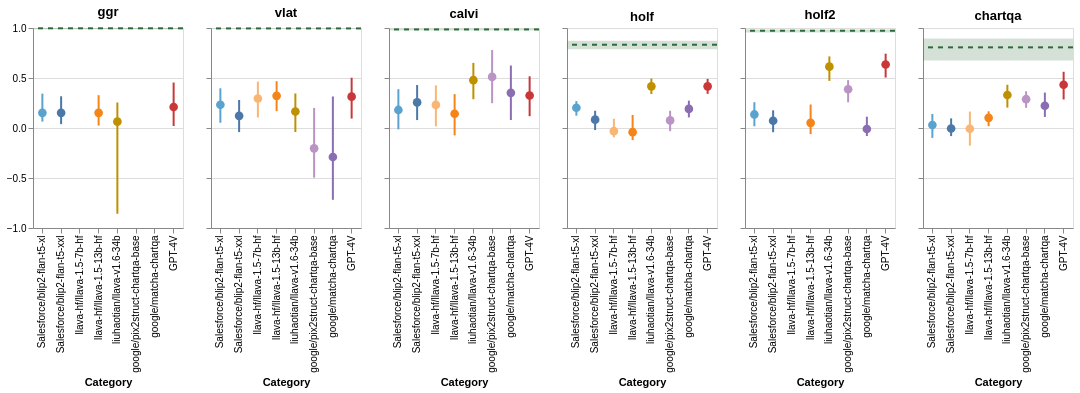

Here is the notebook cell this chart was saved with:
### Markdown cell above
### Correlation Error Bars

### Code cell
def create_human_machine_correlation_figure(correlation_df, tests, domain_order, domain_color=[]):
    """ Generate chart for point estimate and confidence intervals overlayed with item level scatteplots
    """
    charts = []
    for test in tests:
        df = correlation_df[correlation_df['test'] == test].copy()

        if test != 'ggr':
            axis =  alt.Axis(labels=False)
        else:
            axis = alt.Axis()
        
        mean_point_plot = alt.Chart(df).mark_point(filled=True, size=75, opacity=1).encode(
            x=alt.X('model:N', title='Category', scale=alt.Scale(domain=domain_order)),
            y=alt.Y('correlation:Q', title='', scale=alt.Scale(domain=[-1, 1]), axis=axis),
            color=alt.Color('model:N', scale=alt.Scale(domain=domain_order, range=domain_color), legend=None),
        )
        
        error_bars = alt.Chart(df).mark_rule(strokeWidth=2).encode(
            x=alt.X('model:N'),
            y=alt.Y('lower_correlation:Q'),
            y2='upper_correlation:Q',
            color=alt.Color('model:N', scale=alt.Scale(domain=domain_order, range=domain_color), legend=None)
        )

        split_half_band = alt.Chart(df[df['model'] == 'Human']).mark_rect(color=model_configs[-1]['color'], opacity=0.2).encode(
            y=alt.Y(f'lower_correlation:Q'),
            y2=(f'upper_correlation:Q'),
        )
    
        split_half_mean = alt.Chart(df[df['model'] == 'Human']).mark_rule(color=model_configs[-1]['color'], strokeDash=[5, 5]).encode(
            y=alt.Y(f'correlation:Q'),
            strokeWidth=alt.value(2)
        )

        if len(test) > 7:
            test = test[:7]
        
        chart = (mean_point_plot + error_bars + split_half_band + split_half_mean).properties(height=200, width=150, title=test)

        charts.append(chart)


    return alt.hconcat(*charts) #.resolve_scale(color='independent')

tests = ['ggr', 'vlat', 'calvi', 'holf', 'holf2', 'chartqa-test-continuous-human']
domain_order = [mc['model'] for mc in model_configs if mc['model'] != 'Human']
domain_color = [mc['color'] for mc in model_configs if mc['model'] != 'Human']

correlation_df = pd.concat([
    human_model_correlation_df,
    human_human_correlation_df
])

human_machine_correlation_figure = create_human_machine_correlation_figure(
    correlation_df,
    tests=tests,
    domain_order=domain_order, 
    domain_color=domain_color,
)
human_machine_correlation_figure.save("./figures/human_machine_correlation.pdf")
human_machine_correlation_figure

### Figure 1 — Vega-Lite specification as saved in the notebook (floating-point values rounded to 4 significant figures)
{"config": {"view": {"continuousWidth": 300, "continuousHeight": 300}}, "hconcat": [{"layer": [{"mark": {"type": "point", "filled": true, "opacity": 1, "size": 75}, "encoding": {"color": {"field": "model", "legend": null, "scale": {"domain": ["Salesforce/blip2-flan-t5-xl", "Salesforce/blip2-flan-t5-xxl", "llava-hf/llava-1.5-7b-hf", "llava-hf/llava-1.5-13b-hf", "liuhaotian/llava-v1.6-34b", "google/pix2struct-chartqa-base", "google/matcha-chartqa", "GPT-4V"], "range": ["#5ba3cf", "#4c78a8", "#f9b574", "#f58518", "#BF9000", "#ba94c4", "#8b6db2", "#c93739"]}, "type": "nominal"}, "x": {"field": "model", "scale": {"domain": ["Salesforce/blip2-flan-t5-xl", "Salesforce/blip2-flan-t5-xxl", "llava-hf/llava-1.5-7b-hf", "llava-hf/llava-1.5-13b-hf", "liuhaotian/llava-v1.6-34b", "google/pix2struct-chartqa-base", "google/matcha-chartqa", "GPT-4V"]}, "title": "Category", "type": "nominal"}, "y": {"axis": {}, "field": "correlation", "scale": {"domain": [-1, 1]}, "title": "", "type": "quantitative"}}}, {"mark": {"type": "rule", "strokeWidth": 2}, "encoding": {"color": {"field": "model", "legend": null, "scale": {"domain": ["Salesforce/blip2-flan-t5-xl", "Salesforce/blip2-flan-t5-xxl", "llava-hf/llava-1.5-7b-hf", "llava-hf/llava-1.5-13b-hf", "liuhaotian/llava-v1.6-34b", "google/pix2struct-chartqa-base", "google/matcha-chartqa", "GPT-4V"], "range": ["#5ba3cf", "#4c78a8", "#f9b574", "#f58518", "#BF9000", "#ba94c4", "#8b6db2", "#c93739"]}, "type": "nominal"}, "x": {"field": "model", "type": "nominal"}, "y": {"field": "lower_correlation", "type": "quantitative"}, "y2": {"field": "upper_correlation"}}}, {"data": {"name": "data-800db251efb0466f687efd148456b38c"}, "mark": {"type": "rect", "color": "#2e693b", "opacity": 0.2}, "encoding": {"y": {"field": "lower_correlation", "type": "quantitative"}, "y2": {"field": "upper_correlation"}}}, {"data": {"name": "data-800db251efb0466f687efd148456b38c"}, "mark": {"type": "rule", "color": "#2e693b", "strokeDash": [5, 5]}, "encoding": {"strokeWidth": {"value": 2}, "y": {"field": "correlation", "type": "quantitative"}}}], "data": {"name": "data-1bc074a68d6698eb52eb74a261c3728d"}, "height": 200, "title": "ggr", "width": 150}, {"layer": [{"mark": {"type": "point", "filled": true, "opacity": 1, "size": 75}, "encoding": {"color": {"field": "model", "legend": null, "scale": {"domain": ["Salesforce/blip2-flan-t5-xl", "Salesforce/blip2-flan-t5-xxl", "llava-hf/llava-1.5-7b-hf", "llava-hf/llava-1.5-13b-hf", "liuhaotian/llava-v1.6-34b", "google/pix2struct-chartqa-base", "google/matcha-chartqa", "GPT-4V"], "range": ["#5ba3cf", "#4c78a8", "#f9b574", "#f58518", "#BF9000", "#ba94c4", "#8b6db2", "#c93739"]}, "type": "nominal"}, "x": {"field": "model", "scale": {"domain": ["Salesforce/blip2-flan-t5-xl", "Salesforce/blip2-flan-t5-xxl", "llava-hf/llava-1.5-7b-hf", "llava-hf/llava-1.5-13b-hf", "liuhaotian/llava-v1.6-34b", "google/pix2struct-chartqa-base", "google/matcha-chartqa", "GPT-4V"]}, "title": "Category", "type": "nominal"}, "y": {"axis": {"labels": false}, "field": "correlation", "scale": {"domain": [-1, 1]}, "title": "", "type": "quantitative"}}}, {"mark": {"type": "rule", "strokeWidth": 2}, "encoding": {"color": {"field": "model", "legend": null, "scale": {"domain": ["Salesforce/blip2-flan-t5-xl", "Salesforce/blip2-flan-t5-xxl", "llava-hf/llava-1.5-7b-hf", "llava-hf/llava-1.5-13b-hf", "liuhaotian/llava-v1.6-34b", "google/pix2struct-chartqa-base", "google/matcha-chartqa", "GPT-4V"], "range": ["#5ba3cf", "#4c78a8", "#f9b574", "#f58518", "#BF9000", "#ba94c4", "#8b6db2", "#c93739"]}, "type": "nominal"}, "x": {"field": "model", "type": "nominal"}, "y": {"field": "lower_correlation", "type": "quantitative"}, "y2": {"field": "upper_correlation"}}}, {"data": {"name": "data-f57846987a2c4b8a73d1e2e94d40fdce"}, "mark": {"type": "rect", "color": "#2e693b", "opacity": 0.2}, "encoding": {"y": {"field": "lower_correlation", "type": "quantitative"}, "y2": {"field": "upper_correlation"}}}, {"data": {"name": "data-f57846987a2c4b8a73d1e2e94d40fdce"}, "mark": {"type": "rule", "color": "#2e693b", "strokeDash": [5, 5]}, "encoding": {"strokeWidth": {"value": 2}, "y": {"field": "correlation", "type": "quantitative"}}}], "data": {"name": "data-510d732c69b9eb3855fbd1269fe2189a"}, "height": 200, "title": "vlat", "width": 150}, {"layer": [{"mark": {"type": "point", "filled": true, "opacity": 1, "size": 75}, "encoding": {"color": {"field": "model", "legend": null, "scale": {"domain": ["Salesforce/blip2-flan-t5-xl", "Salesforce/blip2-flan-t5-xxl", "llava-hf/llava-1.5-7b-hf", "llava-hf/llava-1.5-13b-hf", "liuhaotian/llava-v1.6-34b", "google/pix2struct-chartqa-base", "google/matcha-chartqa", "GPT-4V"], "range": ["#5ba3cf", "#4c78a8", "#f9b574", "#f58518", "#BF9000", "#ba94c4", "#8b6db2", "#c93739"]}, "type": "nominal"}, "x": {"field": "model", "scale": {"domain": ["Salesforce/blip2-flan-t5-xl", "Salesforce/blip2-flan-t5-xxl", "llava-hf/llava-1.5-7b-hf", "llava-hf/llava-1.5-13b-hf", "liuhaotian/llava-v1.6-34b", "google/pix2struct-chartqa-base", "google/matcha-chartqa", "GPT-4V"]}, "title": "Category", "type": "nominal"}, "y": {"axis": {"labels": false}, "field": "correlation", "scale": {"domain": [-1, 1]}, "title": "", "type": "quantitative"}}}, {"mark": {"type": "rule", "strokeWidth": 2}, "encoding": {"color": {"field": "model", "legend": null, "scale": {"domain": ["Salesforce/blip2-flan-t5-xl", "Salesforce/blip2-flan-t5-xxl", "llava-hf/llava-1.5-7b-hf", "llava-hf/llava-1.5-13b-hf", "liuhaotian/llava-v1.6-34b", "google/pix2struct-chartqa-base", "google/matcha-chartqa", "GPT-4V"], "range": ["#5ba3cf", "#4c78a8", "#f9b574", "#f58518", "#BF9000", "#ba94c4", "#8b6db2", "#c93739"]}, "type": "nominal"}, "x": {"field": "model", "type": "nominal"}, "y": {"field": "lower_correlation", "type": "quantitative"}, "y2": {"field": "upper_correlation"}}}, {"data": {"name": "data-fe0505bbf53ed7ac0add5da2628349d3"}, "mark": {"type": "rect", "color": "#2e693b", "opacity": 0.2}, "encoding": {"y": {"field": "lower_correlation", "type": "quantitative"}, "y2": {"field": "upper_correlation"}}}, {"data": {"name": "data-fe0505bbf53ed7ac0add5da2628349d3"}, "mark": {"type": "rule", "color": "#2e693b", "strokeDash": [5, 5]}, "encoding": {"strokeWidth": {"value": 2}, "y": {"field": "correlation", "type": "quantitative"}}}], "data": {"name": "data-95560675bba8d9b2aed1b0986e869910"}, "height": 200, "title": "calvi", "width": 150}, {"layer": [{"mark": {"type": "point", "filled": true, "opacity": 1, "size": 75}, "encoding": {"color": {"field": "model", "legend": null, "scale": {"domain": ["Salesforce/blip2-flan-t5-xl", "Salesforce/blip2-flan-t5-xxl", "llava-hf/llava-1.5-7b-hf", "llava-hf/llava-1.5-13b-hf", "liuhaotian/llava-v1.6-34b", "google/pix2struct-chartqa-base", "google/matcha-chartqa", "GPT-4V"], "range": ["#5ba3cf", "#4c78a8", "#f9b574", "#f58518", "#BF9000", "#ba94c4", "#8b6db2", "#c93739"]}, "type": "nominal"}, "x": {"field": "model", "scale": {"domain": ["Salesforce/blip2-flan-t5-xl", "Salesforce/blip2-flan-t5-xxl", "llava-hf/llava-1.5-7b-hf", "llava-hf/llava-1.5-13b-hf", "liuhaotian/llava-v1.6-34b", "google/pix2struct-chartqa-base", "google/matcha-chartqa", "GPT-4V"]}, "title": "Category", "type": "nominal"}, "y": {"axis": {"labels": false}, "field": "correlation", "scale": {"domain": [-1, 1]}, "title": "", "type": "quantitative"}}}, {"mark": {"type": "rule", "strokeWidth": 2}, "encoding": {"color": {"field": "model", "legend": null, "scale": {"domain": ["Salesforce/blip2-flan-t5-xl", "Salesforce/blip2-flan-t5-xxl", "llava-hf/llava-1.5-7b-hf", "llava-hf/llava-1.5-13b-hf", "liuhaotian/llava-v1.6-34b", "google/pix2struct-chartqa-base", "google/matcha-chartqa", "GPT-4V"], "range": ["#5ba3cf", "#4c78a8", "#f9b574", "#f58518", "#BF9000", "#ba94c4", "#8b6db2", "#c93739"]}, "type": "nominal"}, "x": {"field": "model", "type": "nominal"}, "y": {"field": "lower_correlation", "type": "quantitative"}, "y2": {"field": "upper_correlation"}}}, {"data": {"name": "data-d1541a1476f3fdb93e0d63fd6e646322"}, "mark": {"type": "rect", "color": "#2e693b", "opacity": 0.2}, "encoding": {"y": {"field": "lower_correlation", "type": "quantitative"}, "y2": {"field": "upper_correlation"}}}, {"data": {"name": "data-d1541a1476f3fdb93e0d63fd6e646322"}, "mark": {"type": "rule", "color": "#2e693b", "strokeDash": [5, 5]}, "encoding": {"strokeWidth": {"value": 2}, "y": {"field": "correlation", "type": "quantitative"}}}], "data": {"name": "data-f4e66107f69b9f0c006e1c8c471ca4a9"}, "height": 200, "title": "holf", "width": 150}, {"layer": [{"mark": {"type": "point", "filled": true, "opacity": 1, "size": 75}, "encoding": {"color": {"field": "model", "legend": null, "scale": {"domain": ["Salesforce/blip2-flan-t5-xl", "Salesforce/blip2-flan-t5-xxl", "llava-hf/llava-1.5-7b-hf", "llava-hf/llava-1.5-13b-hf", "liuhaotian/llava-v1.6-34b", "google/pix2struct-chartqa-base", "google/matcha-chartqa", "GPT-4V"], "range": ["#5ba3cf", "#4c78a8", "#f9b574", "#f58518", "#BF9000", "#ba94c4", "#8b6db2", "#c93739"]}, "type": "nominal"}, "x": {"field": "model", "scale": {"domain": ["Salesforce/blip2-flan-t5-xl", "Salesforce/blip2-flan-t5-xxl", "llava-hf/llava-1.5-7b-hf", "llava-hf/llava-1.5-13b-hf", "liuhaotian/llava-v1.6-34b", "google/pix2struct-chartqa-base", "google/matcha-chartqa", "GPT-4V"]}, "title": "Category", "type": "nominal"}, "y": {"axis": {"labels": false}, "field": "correlation", "scale": {"domain": [-1, 1]}, "title": "", "type": "quantitative"}}}, {"mark": {"type": "rule", "strokeWidth": 2}, "encoding": {"color": {"field": "model", "legend": null, "scale": {"domain": ["Salesforce/blip2-flan-t5-xl", "Salesforce/blip2-flan-t5-xxl", "llava-hf/llava-1.5-7b-hf", "llava-hf/llava-1.5-13b-hf", "liuhaotian/llava-v1.6-34b", "google/pix2struct-chartqa-base", "google/matcha-chartqa", "GPT-4V"], "range": ["#5ba3cf", "#4c78a8", "#f9b574", "#f58518", "#BF9000", "#ba94c4", "#8b6db2", "#c93739"]}, "type": "nominal"}, "x": {"field": "model", "type": "nominal"}, "y": {"field": "lower_correlation", "type": "quantitative"}, "y2": {"field": "upper_correlation"}}}, {"data": {"name": "data-3796f2a7ecab8a6e684370d34bbd4558"}, "mark": {"type": "rect", "color": "#2e693b", "opacity": 0.2}, "encoding": {"y": {"field": "lower_correlation", "type": "quantitative"}, "y2": {"field": "upper_correlation"}}}, {"data": {"name": "data-3796f2a7ecab8a6e684370d34bbd4558"}, "mark": {"type": "rule", "color": "#2e693b", "strokeDash": [5, 5]}, "encoding": {"strokeWidth": {"value": 2}, "y": {"field": "correlation", "type": "quantitative"}}}], "data": {"name": "data-cb3e63eb1dbfa5a3ea861112a364dc21"}, "height": 200, "title": "holf2", "width": 150}, {"layer": [{"mark": {"type": "point", "filled": true, "opacity": 1, "size": 75}, "encoding": {"color": {"field": "model", "legend": null, "scale": {"domain": ["Salesforce/blip2-flan-t5-xl", "Salesforce/blip2-flan-t5-xxl", "llava-hf/llava-1.5-7b-hf", "llava-hf/llava-1.5-13b-hf", "liuhaotian/llava-v1.6-34b", "google/pix2struct-chartqa-base", "google/matcha-chartqa", "GPT-4V"], "range": ["#5ba3cf", "#4c78a8", "#f9b574", "#f58518", "#BF9000", "#ba94c4", "#8b6db2", "#c93739"]}, "type": "nominal"}, "x": {"field": "model", "scale": {"domain": ["Salesforce/blip2-flan-t5-xl", "Salesforce/blip2-flan-t5-xxl", "llava-hf/llava-1.5-7b-hf", "llava-hf/llava-1.5-13b-hf", "liuhaotian/llava-v1.6-34b", "google/pix2struct-chartqa-base", "google/matcha-chartqa", "GPT-4V"]}, "title": "Category", "type": "nominal"}, "y": {"axis": {"labels": false}, "field": "correlation", "scale": {"domain": [-1, 1]}, "title": "", "type": "quantitative"}}}, {"mark": {"type": "rule", "strokeWidth": 2}, "encoding": {"color": {"field": "model", "legend": null, "scale": {"domain": ["Salesforce/blip2-flan-t5-xl", "Salesforce/blip2-flan-t5-xxl", "llava-hf/llava-1.5-7b-hf", "llava-hf/llava-1.5-13b-hf", "liuhaotian/llava-v1.6-34b", "google/pix2struct-chartqa-base", "google/matcha-chartqa", "GPT-4V"], "range": ["#5ba3cf", "#4c78a8", "#f9b574", "#f58518", "#BF9000", "#ba94c4", "#8b6db2", "#c93739"]}, "type": "nominal"}, "x": {"field": "model", "type": "nominal"}, "y": {"field": "lower_correlation", "type": "quantitative"}, "y2": {"field": "upper_correlation"}}}, {"data": {"name": "data-7bbc0fcfb8da42a37fd02920f4214867"}, "mark": {"type": "rect", "color": "#2e693b", "opacity": 0.2}, "encoding": {"y": {"field": "lower_correlation", "type": "quantitative"}, "y2": {"field": "upper_correlation"}}}, {"data": {"name": "data-7bbc0fcfb8da42a37fd02920f4214867"}, "mark": {"type": "rule", "color": "#2e693b", "strokeDash": [5, 5]}, "encoding": {"strokeWidth": {"value": 2}, "y": {"field": "correlation", "type": "quantitative"}}}], "data": {"name": "data-1b400716169aa033247bd1e67d82c817"}, "height": 200, "title": "chartqa", "width": 150}], "$schema": "https://vega.github.io/schema/vega-lite/v5.16.3.json", "datasets": {"data-1bc074a68d6698eb52eb74a261c3728d": [{"model": "Salesforce/blip2-flan-t5-xl", "test": "ggr", "lower_correlation": 0.06391, "upper_correlation": 0.3437, "correlation": 0.1518}, {"model": "Salesforce/blip2-flan-t5-xxl", "test": "ggr", "lower_correlation": 0.03843, "upper_correlation": 0.3173, "correlation": 0.1518}, {"model": "llava-hf/llava-1.5-7b-hf", "test": "ggr", "lower_correlation": null, "upper_correlation": null, "correlation": null}, {"model": "llava-hf/llava-1.5-13b-hf", "test": "ggr", "lower_correlation": 0.02407, "upper_correlation": 0.328, "correlation": 0.1518}, {"model": "liuhaotian/llava-v1.6-34b", "test": "ggr", "lower_correlation": -0.8574, "upper_correlation": 0.2554, "correlation": 0.06336}, {"model": "google/pix2struct-chartqa-base", "test": "ggr", "lower_correlation": null, "upper_correlation": null, "correlation": null}, {"model": "google/matcha-chartqa", "test": "ggr", "lower_correlation": null, "upper_correlation": null, "correlation": null}, {"model": "GPT-4V", "test": "ggr", "lower_correlation": 0.01997, "upper_correlation": 0.4548, "correlation": 0.2095}, {"model": "Human", "test": "ggr", "lower_correlation": 0.9884, "upper_correlation": 0.9997, "correlation": 0.9971}], "data-800db251efb0466f687efd148456b38c": [{"model": "Human", "test": "ggr", "lower_correlation": 0.9884, "upper_correlation": 0.9997, "correlation": 0.9971}], "data-510d732c69b9eb3855fbd1269fe2189a": [{"model": "Salesforce/blip2-flan-t5-xl", "test": "vlat", "lower_correlation": 0.05266, "upper_correlation": 0.3972, "correlation": 0.232}, {"model": "Salesforce/blip2-flan-t5-xxl", "test": "vlat", "lower_correlation": -0.04092, "upper_correlation": 0.2802, "correlation": 0.1217}, {"model": "llava-hf/llava-1.5-7b-hf", "test": "vlat", "lower_correlation": 0.1056, "upper_correlation": 0.464, "correlation": 0.295}, {"model": "llava-hf/llava-1.5-13b-hf", "test": "vlat", "lower_correlation": 0.1682, "upper_correlation": 0.4681, "correlation": 0.3217}, {"model": "liuhaotian/llava-v1.6-34b", "test": "vlat", "lower_correlation": -0.04042, "upper_correlation": 0.3455, "correlation": 0.1651}, {"model": "google/pix2struct-chartqa-base", "test": "vlat", "lower_correlation": -0.4969, "upper_correlation": 0.2008, "correlation": -0.2032}, {"model": "google/matcha-chartqa", "test": "vlat", "lower_correlation": -0.7182, "upper_correlation": 0.3151, "correlation": -0.2906}, {"model": "GPT-4V", "test": "vlat", "lower_correlation": 0.09415, "upper_correlation": 0.5028, "correlation": 0.3133}, {"model": "Human", "test": "vlat", "lower_correlation": 0.9921, "upper_correlation": 0.998, "correlation": 0.9958}], "data-f57846987a2c4b8a73d1e2e94d40fdce": [{"model": "Human", "test": "vlat", "lower_correlation": 0.9921, "upper_correlation": 0.998, "correlation": 0.9958}], "data-95560675bba8d9b2aed1b0986e869910": [{"model": "Salesforce/blip2-flan-t5-xl", "test": "calvi", "lower_correlation": -0.01297, "upper_correlation": 0.388, "correlation": 0.1805}, {"model": "Salesforce/blip2-flan-t5-xxl", "test": "calvi", "lower_correlation": 0.07935, "upper_correlation": 0.4298, "correlation": 0.256}, {"model": "llava-hf/llava-1.5-7b-hf", "test": "calvi", "lower_correlation": 0.01738, "upper_correlation": 0.4263, "correlation": 0.2309}, {"model": "llava-hf/llava-1.5-13b-hf", "test": "calvi", "lower_correlation": -0.07411, "upper_correlation": 0.3388, "correlation": 0.1426}, {"model": "liuhaotian/llava-v1.6-34b", "test": "calvi", "lower_correlation": 0.2879, "upper_correlation": 0.6513, "correlation": 0.4784}, {"model": "google/pix2struct-chartqa-base", "test": "calvi", "lower_correlation": 0.248, "upper_correlation": 0.7795, "correlation": 0.5108}, {"model": "google/matcha-chartqa", "test": "calvi", "lower_correlation": 0.08007, "upper_correlation": 0.625, "correlation": 0.3515}, {"model": "GPT-4V", "test": "calvi", "lower_correlation": 0.1181, "upper_correlation": 0.5172, "correlation": 0.3248}, {"model": "Human", "test": "calvi", "lower_correlation": 0.9756, "upper_correlation": 0.9936, "correlation": 0.9858}], "data-fe0505bbf53ed7ac0add5da2628349d3": [{"model": "Human", "test": "calvi", "lower_correlation": 0.9756, "upper_correlation": 0.9936, "correlation": 0.9858}], "data-f4e66107f69b9f0c006e1c8c471ca4a9": [{"model": "Salesforce/blip2-flan-t5-xl", "test": "holf", "lower_correlation": 0.1236, "upper_correlation": 0.2688, "correlation": 0.2022}, {"model": "Salesforce/blip2-flan-t5-xxl", "test": "holf", "lower_correlation": -0.02062, "upper_correlation": 0.1725, "correlation": 0.08318}, {"model": "llava-hf/llava-1.5-7b-hf", "test": "holf", "lower_correlation": -0.09349, "upper_correlation": 0.09272, "correlation": -0.0318}, {"model": "llava-hf/llava-1.5-13b-hf", "test": "holf", "lower_correlation": -0.1211, "upper_correlation": 0.1306, "correlation": -0.04126}, {"model": "liuhaotian/llava-v1.6-34b", "test": "holf", "lower_correlation": 0.3395, "upper_correlation": 0.4951, "correlation": 0.4168}, {"model": "google/pix2struct-chartqa-base", "test": "holf", "lower_correlation": -0.03118, "upper_correlation": 0.1725, "correlation": 0.0762}, {"model": "google/matcha-chartqa", "test": "holf", "lower_correlation": 0.1061, "upper_correlation": 0.2736, "correlation": 0.1909}, {"model": "GPT-4V", "test": "holf", "lower_correlation": 0.3416, "upper_correlation": 0.4911, "correlation": 0.4163}, {"model": "Human", "test": "holf", "lower_correlation": 0.7866, "upper_correlation": 0.8721, "correlation": 0.8328}], "data-d1541a1476f3fdb93e0d63fd6e646322": [{"model": "Human", "test": "holf", "lower_correlation": 0.7866, "upper_correlation": 0.8721, "correlation": 0.8328}], "data-cb3e63eb1dbfa5a3ea861112a364dc21": [{"model": "Salesforce/blip2-flan-t5-xl", "test": "holf2", "lower_correlation": 0.01742, "upper_correlation": 0.2579, "correlation": 0.1355}, {"model": "Salesforce/blip2-flan-t5-xxl", "test": "holf2", "lower_correlation": -0.04222, "upper_correlation": 0.1771, "correlation": 0.07293}, {"model": "llava-hf/llava-1.5-7b-hf", "test": "holf2", "lower_correlation": null, "upper_correlation": null, "correlation": null}, {"model": "llava-hf/llava-1.5-13b-hf", "test": "holf2", "lower_correlation": -0.06055, "upper_correlation": 0.2353, "correlation": 0.0515}, {"model": "liuhaotian/llava-v1.6-34b", "test": "holf2", "lower_correlation": 0.4714, "upper_correlation": 0.716, "correlation": 0.6137}, {"model": "google/pix2struct-chartqa-base", "test": "holf2", "lower_correlation": 0.2574, "upper_correlation": 0.4784, "correlation": 0.3873}, {"model": "google/matcha-chartqa", "test": "holf2", "lower_correlation": -0.08, "upper_correlation": 0.1129, "correlation": -0.01011}, {"model": "GPT-4V", "test": "holf2", "lower_correlation": 0.5044, "upper_correlation": 0.7432, "correlation": 0.6352}, {"model": "Human", "test": "holf2", "lower_correlation": 0.9554, "upper_correlation": 0.9858, "correlation": 0.9727}], "data-3796f2a7ecab8a6e684370d34bbd4558": [{"model": "Human", "test": "holf2", "lower_correlation": 0.9554, "upper_correlation": 0.9858, "correlation": 0.9727}], "data-1b400716169aa033247bd1e67d82c817": [{"model": "Salesforce/blip2-flan-t5-xl", "test": "chartqa-test-continuous-human", "lower_correlation": -0.09889, "upper_correlation": 0.1401, "correlation": 0.02942}, {"model": "Salesforce/blip2-flan-t5-xxl", "test": "chartqa-test-continuous-human", "lower_correlation": -0.08102, "upper_correlation": 0.09623, "correlation": -0.004929}, {"model": "llava-hf/llava-1.5-7b-hf", "test": "chartqa-test-continuous-human", "lower_correlation": -0.1769, "upper_correlation": 0.1645, "correlation": -0.007444}, {"model": "llava-hf/llava-1.5-13b-hf", "test": "chartqa-test-continuous-human", "lower_correlation": 0.01768, "upper_correlation": 0.1671, "correlation": 0.1014}, {"model": "liuhaotian/llava-v1.6-34b", "test": "chartqa-test-continuous-human", "lower_correlation": 0.2039, "upper_correlation": 0.4323, "correlation": 0.3299}, {"model": "google/pix2struct-chartqa-base", "test": "chartqa-test-continuous-human", "lower_correlation": 0.2016, "upper_correlation": 0.3675, "correlation": 0.288}, {"model": "google/matcha-chartqa", "test": "chartqa-test-continuous-human", "lower_correlation": 0.1106, "upper_correlation": 0.3542, "correlation": 0.2229}, {"model": "GPT-4V", "test": "chartqa-test-continuous-human", "lower_correlation": 0.2854, "upper_correlation": 0.5622, "correlation": 0.4321}, {"model": "Human", "test": "chartqa-test-continuous-human", "lower_correlation": 0.6747, "upper_correlation": 0.894, "correlation": 0.8064}], "data-7bbc0fcfb8da42a37fd02920f4214867": [{"model": "Human", "test": "chartqa-test-continuous-human", "lower_correlation": 0.6747, "upper_correlation": 0.894, "correlation": 0.8064}]}}
